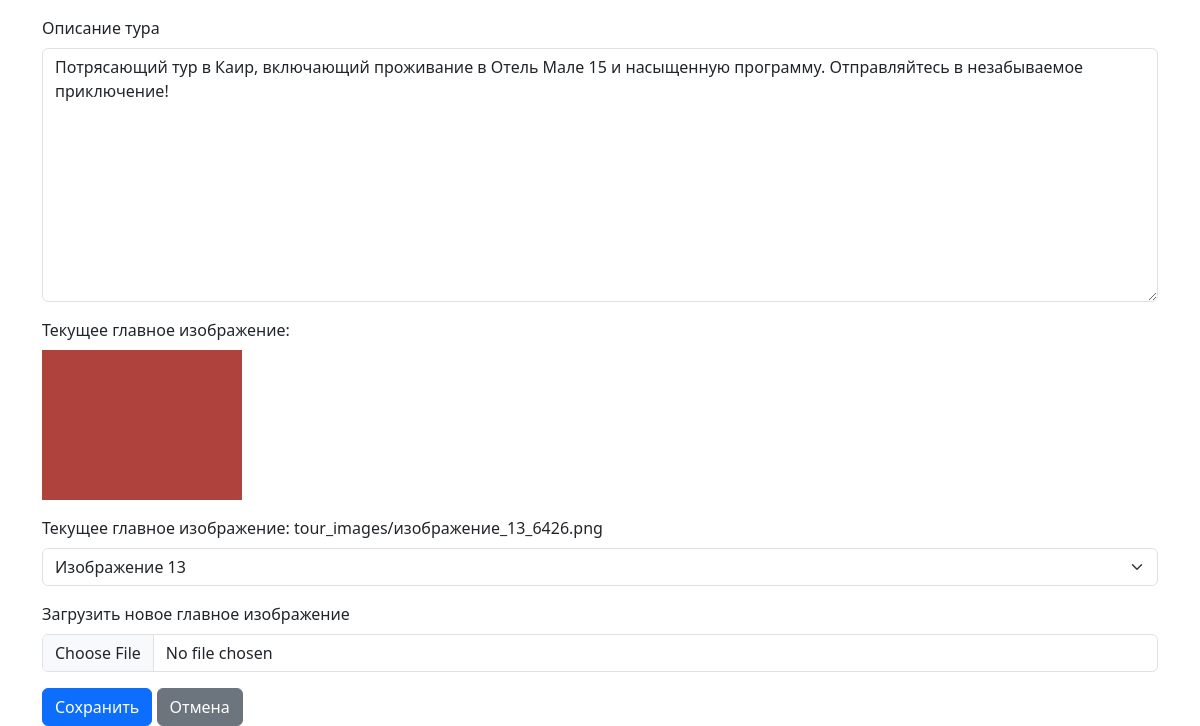
Page /tour/4/edit/ (lower part) on the earlier database version.
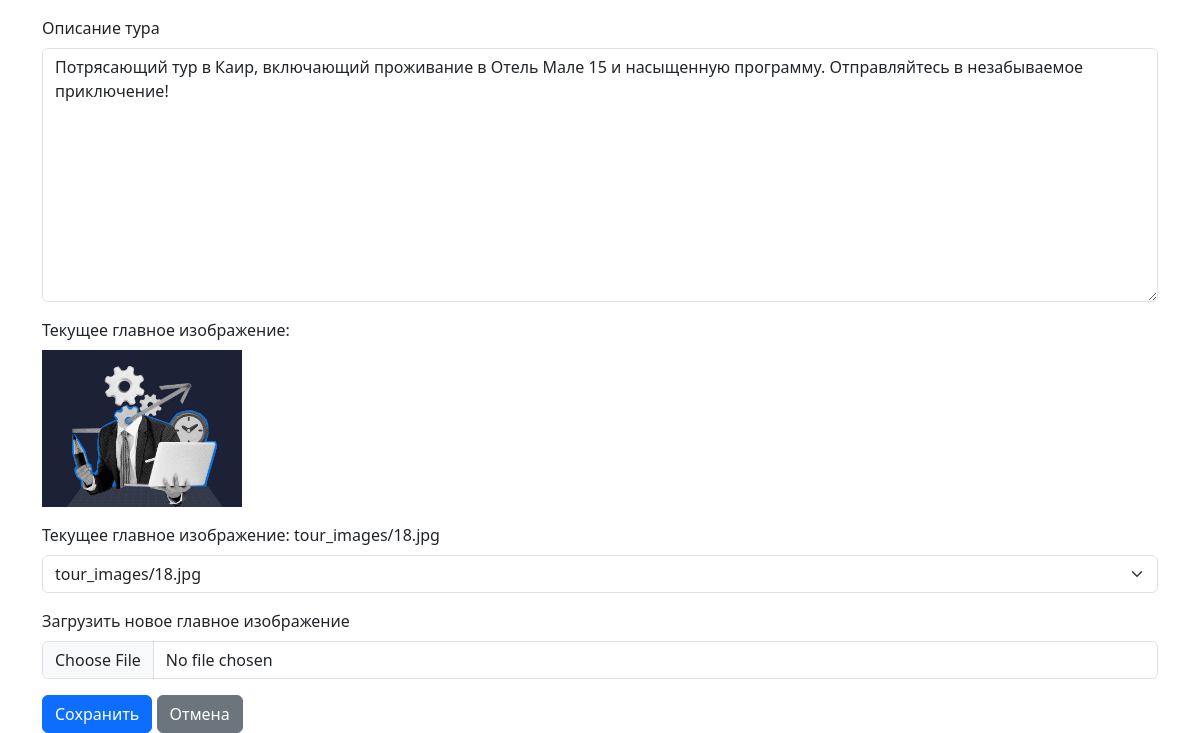
Same page on the later database version.
### tours/models.py (models this page shows, shortened)
class Tour(models.Model):
    TOUR_TYPES = [
        ('beach', 'Пляжный отдых'),
        ('excursion', 'Экскурсионный'),
        ('adventure', 'Приключения'),
        ('ski', 'Горнолыжный'),
        ('cruise', 'Круиз'),
        ('medical', 'Оздоровительный'),
        ('business', 'Деловой'),
        ('other', 'Другое'),
    ]
    title = models.CharField(max_length=200, verbose_name="Название тура")
    country = models.ForeignKey(Country, on_delete=models.SET_NULL, null=True, verbose_name="Страна")
    city = models.ForeignKey(City, on_delete=models.SET_NULL, null=True, verbose_name="Город")
    hotel = models.ForeignKey(Hotel, on_delete=models.SET_NULL, null=True, blank=True, verbose_name="Отель")
    price = models.DecimalField(max_digits=10, decimal_places=2, verbose_name="Цена")
    start_date = models.DateField(verbose_name="Дата начала")
    end_date = models.DateField(verbose_name="Дата окончания")
    duration = models.IntegerField(verbose_name="Продолжительность (дни)")
    available_slots = models.IntegerField(verbose_name="Доступные места")
    tour_type = models.CharField(max_length=50, choices=TOUR_TYPES, default='other', verbose_name="Тип тура")
    description = models.TextField(verbose_name="Описание тура")
    main_image = models.ForeignKey(Image, on_delete=models.SET_NULL, null=True, blank=True,
                                   related_name='tours_main_image', verbose_name="Главное изображение")
    images = models.ManyToManyField(Image, blank=True, related_name='tours_gallery', verbose_name="Галерея изображений")
    class Meta:
        verbose_name = "Тур"
        verbose_name_plural = "Туры"
        ordering = ['start_date']

class Image(models.Model):
    image = models.ImageField(upload_to='tour_images/', verbose_name="Файл изображения")
    caption = models.CharField(max_length=255, blank=True, verbose_name="Подпись")
    class Meta:
        verbose_name = "Изображение"
        verbose_name_plural = "Изображения"
    def __str__(self):
        return self.caption or self.image.name

### tours/views.py (the view)
# urls.py: path('tour/<int:tour_id>/edit/', views.tour_edit, name='tour_edit'),
def tour_edit(request, tour_id):
    tour = get_object_or_404(Tour, pk=tour_id)
    if request.method == 'POST':
        form = TourForm(request.POST, request.FILES, instance=tour)
        if form.is_valid():
            form.save()
            messages.success(request, 'Тур успешно обновлен!')
            return redirect('tour_detail', tour_id=tour.pk)
        else:
            messages.error(request, 'Ошибка при обновлении тура. Проверьте введенные данные.')
    else:
        form = TourForm(instance=tour)
    return render(request, 'tours/tour_form.html', {'form': form, 'tour': tour, 'page_title': 'Редактировать тур'})

### tours/models.py (called while the page is built)
    def __str__(self):
        return self.name

    def __str__(self):
        return f"{self.name}, {self.country.name}"

    def __str__(self):
        return f"{self.name} ({self.stars}*)"

### tours/templates/tours/tour_form.html (shortened to what this page needs)
{% load static %}
<!DOCTYPE html>
<html lang="ru">
<head>
    <link href="https://cdn.jsdelivr.net/npm/bootstrap@5.3.0/dist/css/bootstrap.min.css" rel="stylesheet">
</head>
<body>
    <div class="container mt-5">
        <form method="post" enctype="multipart/form-data">
            {% for field in form %}
                <div class="mb-3">
                    <label for="{{ field.id_for_label }}" class="form-label">{{ field.label }}</label>
                    {{ field }}
                </div>
                {% if field.name == 'description' %}
                    {% if form.instance.main_image and form.instance.main_image.image %}
                        <div class="mb-3">
                            <label class="form-label">Текущее главное изображение:</label><br>
                            <img src="{{ form.instance.main_image.image.url }}" alt="Текущее изображение" style="max-width: 200px; height: auto;">
                        </div>
                    {% endif %}
                {% endif %}
            {% endfor %}
            <button type="submit" class="btn btn-primary">Сохранить</button>
            <a href="{% url 'home' %}" class="btn btn-secondary">Отмена</a>
        </form>
    </div>
</body>
</html>

Differences in the rows shown:
changed Tour: instance.main_image.image: a different picture
Other differences:
new list line: "Текущее главное изображение: tour_images/18.jpg"
new list line: "tour_images/18.jpg"
list line gone: "Текущее главное изображение: tour_images/изображение_13_6426.png"
list line gone: "Изображение 13"
